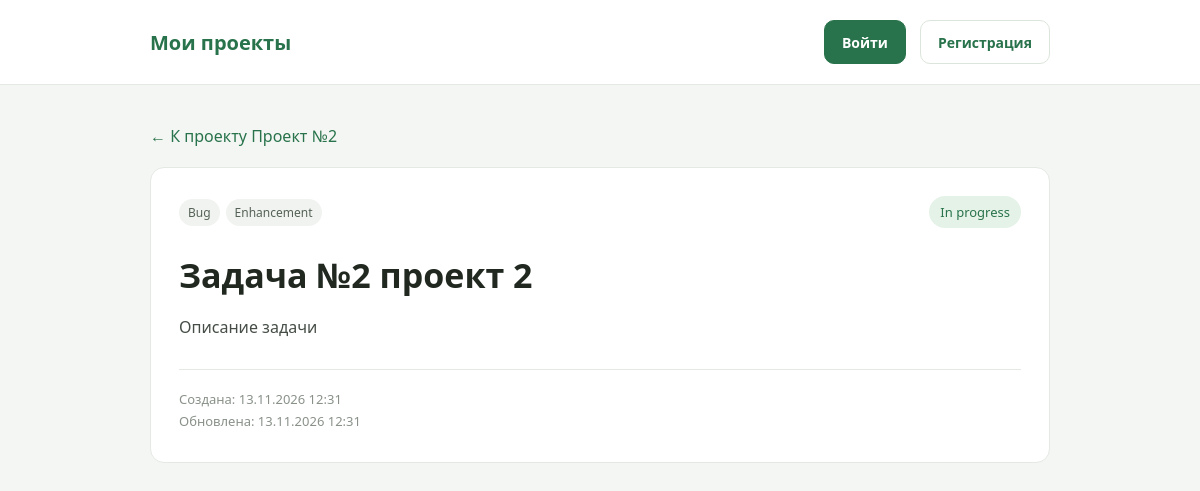
Screenshot of /tasks/19/ with the database file from the repository.
### task_man/models/task.py (models this page shows, shortened)
class Task(models.Model):
    project = models.ForeignKey('task_man.Project', on_delete=models.CASCADE, related_name='tasks')
    is_deleted = models.BooleanField(default=False, editable=False)
    summary = models.CharField(max_length=100, validators=(MinLengthValidator(10),))
    description = models.TextField(validators=[validate_forbidden_words])
    status = models.ForeignKey('task_man.Status', on_delete=models.PROTECT)
    types = models.ManyToManyField('task_man.Type', related_name='tasks', blank=True)
    created_at = models.DateTimeField(auto_now_add=True)
    updated_at = models.DateTimeField(auto_now=True)
    class Meta:
        verbose_name = 'Задача'
        verbose_name_plural = 'Задачи'
        ordering = ['-created_at']

### task_man/models/project.py (models this page shows, shortened)
class Project(models.Model):
    start_date = models.DateField(null=False, blank=False)
    end_date = models.DateField(null=True, blank=True)
    title = models.CharField(max_length=200, null=False, blank=False)
    description = models.TextField(null=False, blank=False)
    users = models.ManyToManyField(settings.AUTH_USER_MODEL,related_name='projects',blank=True,
        verbose_name='Участники',help_text='Выберите участников проекта. Снятие выбора удалит пользователя из проекта.')
    class Meta:
        verbose_name = 'Проект'
        verbose_name_plural = 'Проекты'
        ordering = ['-start_date']

### task_man/models/type.py (models this page shows)
class Type(models.Model):
    type = models.CharField(max_length=40)
    class Meta:
        verbose_name = 'Тип задачи'
        verbose_name_plural = 'Типы задач'
    def __str__(self):
        return f'{self.type}'

### task_man/models/status.py (models this page shows)
class Status(models.Model):
    status = models.CharField(max_length=40)
    class Meta:
        verbose_name = 'Статус задачи'
        verbose_name_plural = 'Статусы задач'
    def __str__(self):
        return f'{self.status}'

### task_man/views/task_views.py (the view)
# urls.py: path('tasks/<int:task_pk>/', views.TaskView.as_view(), name='task_view'),
class TaskView(DetailView):
    model = Task
    template_name = 'task_man/task_view.html'
    context_object_name = 'task'
    pk_url_kwarg = 'task_pk'
    def get_queryset(self):
        return super().get_queryset().filter(is_deleted=False)

### task_man/templates/task_man/task_view.html (shortened to what this page needs)
{% extends 'base.html' %}
{% block content %}
    <a class="back-link" href="{% url 'project_detail' pk=task.project_id %}">← К проекту {{ task.project.title }}</a>
    <article class="detail-card">
        <div class="task-meta">
            <div class="task-types">
                {% for task_type in task.types.all %}
                    <span class="type-chip">{{ task_type }}</span>
                {% empty %}
                    <span class="muted">Типы не выбраны</span>
                {% endfor %}
            </div>
            <span class="status">{{ task.status }}</span>
        </div>
        <h1>{{ task.summary }}</h1>
        <div class="detail-description">{{ task.description|linebreaksbr }}</div>
        <div class="detail-dates">
            <p>Создана: {{ task.created_at|date:"d.m.Y H:i" }}</p>
            <p>Обновлена: {{ task.updated_at|date:"d.m.Y H:i" }}</p>
        </div>
    </article>
{% endblock %}

### task_man/static/task_man/css/style.css (style rules this page uses)
* { box-sizing: border-box; }
body { margin: 0; background: #f4f6f3; color: #202820; font-family: "Segoe UI", Arial, sans-serif; }
.page-heading, .task-meta { display: flex; align-items: center; justify-content: space-between; gap: 16px; }
h1 { margin: 0; font-size: 34px; }
.count, .status { padding: 7px 11px; border-radius: 20px; background: #e5f2e8; color: #28734b; font-size: 13px; }
.back-link { display: inline-block; margin-bottom: 20px; color: #28734b; text-decoration: none; }
.detail-card { padding: 28px; border: 1px solid #e4e9e3; border-radius: 14px; background: white; }
.detail-card h1 { margin: 24px 0 16px; }
.detail-description { color: #454d46; font-size: 16px; line-height: 1.7; }
.detail-dates { margin-top: 28px; padding-top: 16px; border-top: 1px solid #e4e9e3; color: #899189; font-size: 13px; }
.detail-dates p { margin: 4px 0; }
.task-types { display: flex; flex-wrap: wrap; gap: 6px; }
.type-chip { padding: 5px 9px; border-radius: 999px; background: #f0f3ef; color: #566258; font-size: 12px; }

### rows the page displays
Task: project "Проект №2", status "In progress", summary "Задача №2 проект 2", description "Описание задачи", created_at "13.11.2026 12:31", updated_at "13.11.2026 12:31"
Type: type "Bug"
Type: type "Enhancement"
